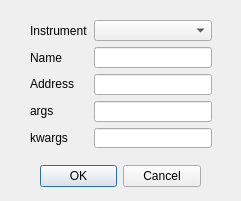
<?xml version="1.0" encoding="UTF-8"?>
<ui version="4.0">
 <class>addInstrument</class>
 <widget class="QDialog" name="addInstrument">
  <property name="geometry">
   <rect>
    <x>0</x>
    <y>0</y>
    <width>241</width>
    <height>201</height>
   </rect>
  </property>
  <property name="windowTitle">
   <string>Dialog</string>
  </property>
  <widget class="QDialogButtonBox" name="dialogBox">
   <property name="geometry">
    <rect>
     <x>40</x>
     <y>160</y>
     <width>161</width>
     <height>32</height>
    </rect>
   </property>
   <property name="orientation">
    <enum>Qt::Horizontal</enum>
   </property>
   <property name="standardButtons">
    <set>QDialogButtonBox::Cancel|QDialogButtonBox::Ok</set>
   </property>
  </widget>
  <widget class="QWidget" name="horizontalLayoutWidget">
   <property name="geometry">
    <rect>
     <x>30</x>
     <y>20</y>
     <width>182</width>
     <height>128</height>
    </rect>
   </property>
   <layout class="QHBoxLayout" name="horizontalLayout">
    <item>
     <layout class="QVBoxLayout" name="verticalLayout">
      <item>
       <widget class="QLabel" name="instrumentLabel">
        <property name="text">
         <string>Instrument</string>
        </property>
       </widget>
      </item>
      <item>
       <widget class="QLabel" name="nameLabel">
        <property name="text">
         <string>Name</string>
        </property>
       </widget>
      </item>
      <item>
       <widget class="QLabel" name="addressLabel">
        <property name="text">
         <string>Address</string>
        </property>
       </widget>
      </item>
      <item>
       <widget class="QLabel" name="argsLabel">
        <property name="text">
         <string>args</string>
        </property>
       </widget>
      </item>
      <item>
       <widget class="QLabel" name="kwargsLabel">
        <property name="text">
         <string>kwargs</string>
        </property>
       </widget>
      </item>
     </layout>
    </item>
    <item>
     <layout class="QVBoxLayout" name="verticalLayout_2">
      <item>
       <widget class="QComboBox" name="instrumentBox"/>
      </item>
      <item>
       <widget class="QLineEdit" name="nameEdit"/>
      </item>
      <item>
       <widget class="QLineEdit" name="addressEdit"/>
      </item>
      <item>
       <widget class="QLineEdit" name="argsEdit"/>
      </item>
      <item>
       <widget class="QLineEdit" name="kwargsEdit"/>
      </item>
     </layout>
    </item>
   </layout>
  </widget>
 </widget>
 <resources/>
 <connections>
  <connection>
   <sender>dialogBox</sender>
   <signal>accepted()</signal>
   <receiver>addInstrument</receiver>
   <slot>accept()</slot>
   <hints>
    <hint type="sourcelabel">
     <x>248</x>
     <y>254</y>
    </hint>
    <hint type="destinationlabel">
     <x>157</x>
     <y>274</y>
    </hint>
   </hints>
  </connection>
  <connection>
   <sender>dialogBox</sender>
   <signal>rejected()</signal>
   <receiver>addInstrument</receiver>
   <slot>reject()</slot>
   <hints>
    <hint type="sourcelabel">
     <x>316</x>
     <y>260</y>
    </hint>
    <hint type="destinationlabel">
     <x>286</x>
     <y>274</y>
    </hint>
   </hints>
  </connection>
 </connections>
</ui>
